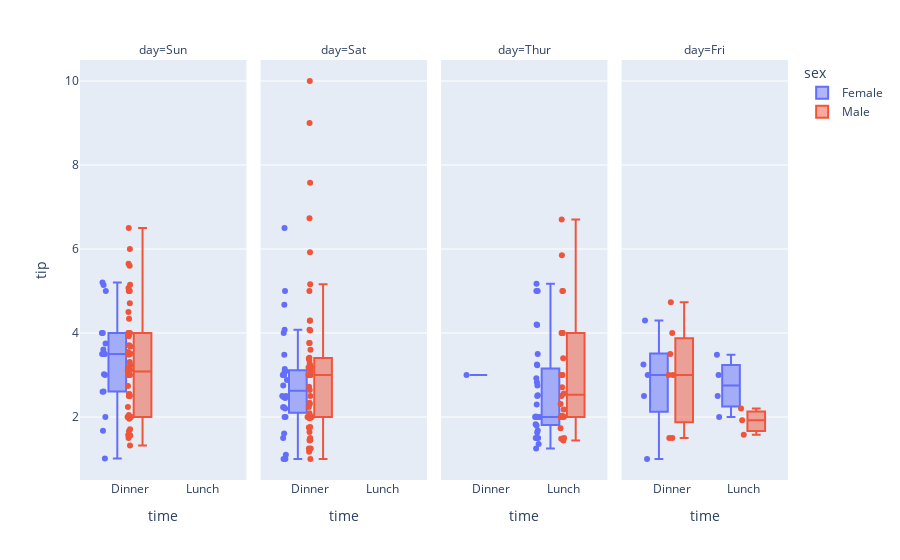

The notebook cell saved with this chart:
### Markdown cell above
`-` 요일에 따라서도 달라질까?

### Code cell
df.plot.box(backend='plotly',y='tip',x='time',color='sex',facet_col='day', points='all')

### Figure 1 — Plotly figure (JSON) as saved in the notebook; plotly's stock layout.template omitted (floating-point values rounded to 4 significant figures)
{"data": [{"alignmentgroup": "True", "boxpoints": "all", "hovertemplate": "sex=Female<br>day=Sun<br>time=%{x}<br>tip=%{y}<extra></extra>", "legendgroup": "Female", "marker": {"color": "#636efa"}, "name": "Female", "notched": false, "offsetgroup": "Female", "orientation": "v", "showlegend": true, "type": "box", "x": ["Dinner", "Dinner", "Dinner", "Dinner", "Dinner", "Dinner", "Dinner", "Dinner", "Dinner", "Dinner", "Dinner", "Dinner", "Dinner", "Dinner", "Dinner", "Dinner", "Dinner", "Dinner"], "x0": " ", "xaxis": "x", "y": [1.01, 3.61, 5, 3.02, 1.67, 3.5, 2.6, 5.2, 4, 3.5, 5.14, 3.75, 2.61, 2, 3, 4, 3.5, 3.5], "y0": " ", "yaxis": "y"}, {"alignmentgroup": "True", "boxpoints": "all", "hovertemplate": "sex=Female<br>day=Sat<br>time=%{x}<br>tip=%{y}<extra></extra>", "legendgroup": "Female", "marker": {"color": "#636efa"}, "name": "Female", "notched": false, "offsetgroup": "Female", "orientation": "v", "showlegend": false, "type": "box", "x": ["Dinner", "Dinner", "Dinner", "Dinner", "Dinner", "Dinner", "Dinner", "Dinner", "Dinner", "Dinner", "Dinner", "Dinner", "Dinner", "Dinner", "Dinner", "Dinner", "Dinner", "Dinner", "Dinner", "Dinner", "Dinner", "Dinner", "Dinner", "Dinner", "Dinner", "Dinner", "Dinner", "Dinner"], "x0": " ", "xaxis": "x2", "y": [2.75, 2.23, 3, 3, 2.45, 3.07, 1.5, 2.47, 1, 3, 3.14, 5, 2.2, 2.5, 3.48, 4.08, 4, 1, 1.61, 2, 2.23, 2.5, 6.5, 1.1, 3.09, 2.88, 4.67, 2], "y0": " ", "yaxis": "y2"}, {"alignmentgroup": "True", "boxpoints": "all", "hovertemplate": "sex=Female<br>day=Thur<br>time=%{x}<br>tip=%{y}<extra></extra>", "legendgroup": "Female", "marker": {"color": "#636efa"}, "name": "Female", "notched": false, "offsetgroup": "Female", "orientation": "v", "showlegend": false, "type": "box", "x": ["Lunch", "Lunch", "Lunch", "Lunch", "Lunch", "Lunch", "Lunch", "Lunch", "Lunch", "Lunch", "Lunch", "Lunch", "Lunch", "Lunch", "Lunch", "Lunch", "Lunch", "Lunch", "Lunch", "Lunch", "Lunch", "Lunch", "Lunch", "Lunch", "Lunch", "Lunch", "Lunch", "Lunch", "Lunch", "Lunch", "Lunch", "Dinner"], "x0": " ", "xaxis": "x3", "y": [1.83, 5.17, 1.5, 1.8, 2.92, 1.68, 2.52, 4.2, 2, 2, 2.83, 1.5, 2, 3.25, 1.25, 2, 2, 2.75, 3.5, 5, 2.3, 1.5, 1.36, 1.63, 4.19, 5, 2, 2.01, 2, 2.5, 3.23, 3], "y0": " ", "yaxis": "y3"}, {"alignmentgroup": "True", "boxpoints": "all", "hovertemplate": "sex=Female<br>day=Fri<br>time=%{x}<br>tip=%{y}<extra></extra>", "legendgroup": "Female", "marker": {"color": "#636efa"}, "name": "Female", "notched": false, "offsetgroup": "Female", "orientation": "v", "showlegend": false, "type": "box", "x": ["Dinner", "Dinner", "Dinner", "Dinner", "Dinner", "Lunch", "Lunch", "Lunch", "Lunch"], "x0": " ", "xaxis": "x4", "y": [1, 4.3, 3.25, 2.5, 3, 3.48, 3, 2.5, 2], "y0": " ", "yaxis": "y4"}, {"alignmentgroup": "True", "boxpoints": "all", "hovertemplate": "sex=Male<br>day=Sun<br>time=%{x}<br>tip=%{y}<extra></extra>", "legendgroup": "Male", "marker": {"color": "#EF553B"}, "name": "Male", "notched": false, "offsetgroup": "Male", "orientation": "v", "showlegend": true, "type": "box", "x": ["Dinner", "Dinner", "Dinner", "Dinner", "Dinner", "Dinner", "Dinner", "Dinner", "Dinner", "Dinner", "Dinner", "Dinner", "Dinner", "Dinner", "Dinner", "Dinner", "Dinner", "Dinner", "Dinner", "Dinner", "Dinner", "Dinner", "Dinner", "Dinner", "Dinner", "Dinner", "Dinner", "Dinner", "Dinner", "Dinner", "Dinner", "Dinner", "Dinner", "Dinner", "Dinner", "Dinner", "Dinner", "Dinner", "Dinner", "Dinner", "Dinner", "Dinner", "Dinner", "Dinner", "Dinner", "Dinner", "Dinner", "Dinner", "Dinner", "Dinner", "Dinner", "Dinner", "Dinner", "Dinner", "Dinner", "Dinner", "Dinner", "Dinner"], "x0": " ", "xaxis": "x", "y": [1.66, 3.5, 3.31, 4.71, 2, 3.12, 1.96, 3.23, 1.71, 1.57, 3, 3.92, 3.71, 2.54, 3.06, 1.32, 5.6, 3, 5, 6, 2.05, 3, 2.5, 1.56, 4.34, 3.51, 4, 2.55, 5.07, 2.5, 2, 2.74, 2, 2, 5, 2, 3.5, 2.5, 2, 3.48, 2.24, 4.5, 5.15, 3.18, 4, 3.11, 2, 2, 3.55, 3.68, 5.65, 3.5, 6.5, 3, 5, 2, 4, 1.5], "y0": " ", "yaxis": "y"}, {"alignmentgroup": "True", "boxpoints": "all", "hovertemplate": "sex=Male<br>day=Sat<br>time=%{x}<br>tip=%{y}<extra></extra>", "legendgroup": "Male", "marker": {"color": "#EF553B"}, "name": "Male", "notched": false, "offsetgroup": "Male", "orientation": "v", "showlegend": false, "type": "box", "x": ["Dinner", "Dinner", "Dinner", "Dinner", "Dinner", "Dinner", "Dinner", "Dinner", "Dinner", "Dinner", "Dinner", "Dinner", "Dinner", "Dinner", "Dinner", "Dinner", "Dinner", "Dinner", "Dinner", "Dinner", "Dinner", "Dinner", "Dinner", "Dinner", "Dinner", "Dinner", "Dinner", "Dinner", "Dinner", "Dinner", "Dinner", "Dinner", "Dinner", "Dinner", "Dinner", "Dinner", "Dinner", "Dinner", "Dinner", "Dinner", "Dinner", "Dinner", "Dinner", "Dinner", "Dinner", "Dinner", "Dinner", "Dinner", "Dinner", "Dinner", "Dinner", "Dinner", "Dinner", "Dinner", "Dinner", "Dinner", "Dinner", "Dinner", "Dinner"], "x0": " ", "xaxis": "x2", "y": [3.35, 4.08, 7.58, 3.18, 2.34, 2, 2, 4.3, 1.45, 2.5, 3.27, 3.6, 2, 2.31, 5, 2.24, 3, 1.76, 6.73, 3.21, 2, 1.98, 3.76, 2.64, 3.15, 2.01, 2.09, 1.97, 1.25, 3.08, 1.64, 4.06, 4.29, 3.76, 3, 10, 3.16, 3.41, 3, 2.03, 2, 5.16, 9, 3, 1.5, 1.44, 3, 2.72, 2, 3, 3.39, 1.47, 3, 1.25, 1, 1.17, 5.92, 2, 1.75], "y0": " ", "yaxis": "y2"}, {"alignmentgroup": "True", "boxpoints": "all", "hovertemplate": "sex=Male<br>day=Thur<br>time=%{x}<br>tip=%{y}<extra></extra>", "legendgroup": "Male", "marker": {"color": "#EF553B"}, "name": "Male", "notched": false, "offsetgroup": "Male", "orientation": "v", "showlegend": false, "type": "box", "x": ["Lunch", "Lunch", "Lunch", "Lunch", "Lunch", "Lunch", "Lunch", "Lunch", "Lunch", "Lunch", "Lunch", "Lunch", "Lunch", "Lunch", "Lunch", "Lunch", "Lunch", "Lunch", "Lunch", "Lunch", "Lunch", "Lunch", "Lunch", "Lunch", "Lunch", "Lunch", "Lunch", "Lunch", "Lunch", "Lunch"], "x0": " ", "xaxis": "x3", "y": [4, 3, 2.71, 3, 3.4, 5, 2.03, 2, 4, 5.85, 3, 2.31, 2.5, 2, 1.48, 2.18, 1.5, 2, 6.7, 5, 1.73, 2, 2.56, 2.02, 4, 1.44, 2, 2, 4, 4], "y0": " ", "yaxis": "y3"}, {"alignmentgroup": "True", "boxpoints": "all", "hovertemplate": "sex=Male<br>day=Fri<br>time=%{x}<br>tip=%{y}<extra></extra>", "legendgroup": "Male", "marker": {"color": "#EF553B"}, "name": "Male", "notched": false, "offsetgroup": "Male", "orientation": "v", "showlegend": false, "type": "box", "x": ["Dinner", "Dinner", "Dinner", "Dinner", "Dinner", "Dinner", "Dinner", "Lunch", "Lunch", "Lunch"], "x0": " ", "xaxis": "x4", "y": [3, 3.5, 4.73, 4, 1.5, 3, 1.5, 2.2, 1.92, 1.58], "y0": " ", "yaxis": "y4"}], "layout": {"annotations": [{"font": {}, "showarrow": false, "text": "day=Sun", "x": 0.1175, "xanchor": "center", "xref": "paper", "y": 1, "yanchor": "bottom", "yref": "paper"}, {"font": {}, "showarrow": false, "text": "day=Sat", "x": 0.3725, "xanchor": "center", "xref": "paper", "y": 1, "yanchor": "bottom", "yref": "paper"}, {"font": {}, "showarrow": false, "text": "day=Thur", "x": 0.6275, "xanchor": "center", "xref": "paper", "y": 1, "yanchor": "bottom", "yref": "paper"}, {"font": {}, "showarrow": false, "text": "day=Fri", "x": 0.8825, "xanchor": "center", "xref": "paper", "y": 1, "yanchor": "bottom", "yref": "paper"}], "autosize": true, "boxmode": "group", "legend": {"title": {"text": "sex"}, "tracegroupgap": 0}, "margin": {"t": 60}, "xaxis": {"anchor": "y", "autorange": true, "domain": [0, 0.235], "range": [-0.6964, 1.616], "title": {"text": "time"}, "type": "category"}, "xaxis2": {"anchor": "y2", "autorange": true, "domain": [0.255, 0.49], "matches": "x", "range": [-0.6964, 1.616], "title": {"text": "time"}, "type": "category"}, "xaxis3": {"anchor": "y3", "autorange": true, "domain": [0.51, 0.745], "matches": "x", "range": [-0.6964, 1.616], "title": {"text": "time"}, "type": "category"}, "xaxis4": {"anchor": "y4", "autorange": true, "domain": [0.765, 1.0], "matches": "x", "range": [-0.6964, 1.616], "title": {"text": "time"}, "type": "category"}, "yaxis": {"anchor": "x", "autorange": true, "domain": [0, 1], "range": [0.5, 10.5], "title": {"text": "tip"}, "type": "linear"}, "yaxis2": {"anchor": "x2", "autorange": true, "domain": [0, 1], "matches": "y", "range": [0.5, 10.5], "showticklabels": false, "type": "linear"}, "yaxis3": {"anchor": "x3", "autorange": true, "domain": [0, 1], "matches": "y", "range": [0.5, 10.5], "showticklabels": false, "type": "linear"}, "yaxis4": {"anchor": "x4", "autorange": true, "domain": [0, 1], "matches": "y", "range": [0.5, 10.5], "showticklabels": false, "type": "linear"}}}
